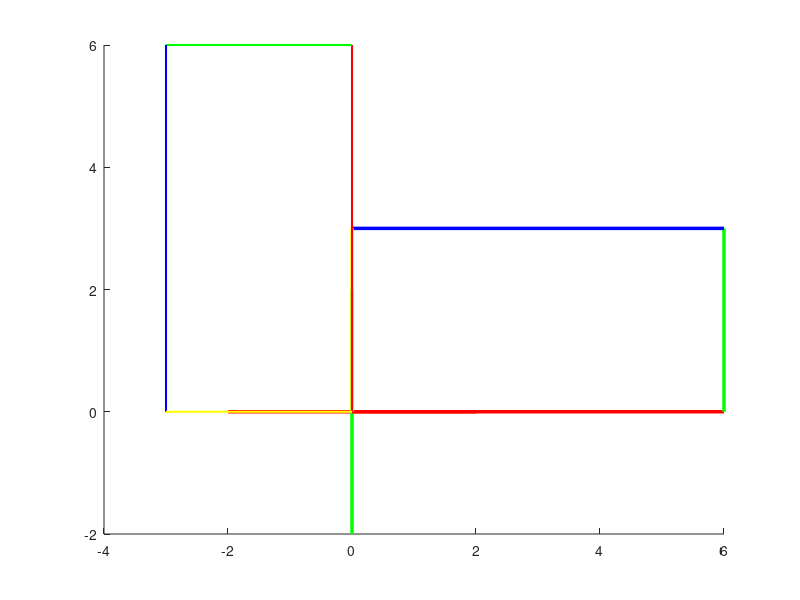

Write the MATLAB code that produced this figure.
clear all
clc
angle_rad = deg2rad(90);

%        X       Y       Z             R G B
%line([xi xf],[yi yf],[zi zf],'color',[1 0 0],'linewidth',2.5);
 line([-2 2],[0 0],[0 0],'color',[1 0 0],'linewidth',2.5); %establece el eje X en rojo
 line([0 0],[-2 2],[0 0],'color',[0 1 0],'linewidth',2.5); %establece el eje Y en verde

 p1=[0 0];
 p2=[6 0];
 p3=[6 3];
 p4=[0 3];

 
 line([p1(1) p2(1)],[p1(2) p2(2)],[0 0],'color',[1 0 0],'linewidth',2.5);
 line([p2(1) p3(1)],[p2(2) p3(2)],[0 0],'color',[0 1 0],'linewidth',2.5);
 line([p3(1) p4(1)],[p3(2) p4(2)],[0 0],'color',[0 0 1],'linewidth',2.5);
 line([p4(1) p1(1)],[p4(2) p1(2)],[0 0],'color',[1 1 0],'linewidth',2.5);
 

 
 Rz = [cos(angle_rad) -sin(angle_rad); sin(angle_rad) cos(angle_rad)];
 
 p1r = Rz*p1';
 p2r = Rz*p2';
 p3r = Rz*p3';
 p4r = Rz*p4';
 
 line([p1r(1) p2r(1)],[p1r(2) p2r(2)],[0 0],'color',[1 0 0],'linewidth',1.5);
 line([p2r(1) p3r(1)],[p2r(2) p3r(2)],[0 0],'color',[0 1 0],'linewidth',1.5);
 line([p3r(1) p4r(1)],[p3r(2) p4r(2)],[0 0],'color',[0 0 1],'linewidth',1.5);
 line([p4r(1) p1r(1)],[p4r(2) p1r(2)],[0 0],'color',[1 1 0],'linewidth',1.5);
 
 
 

